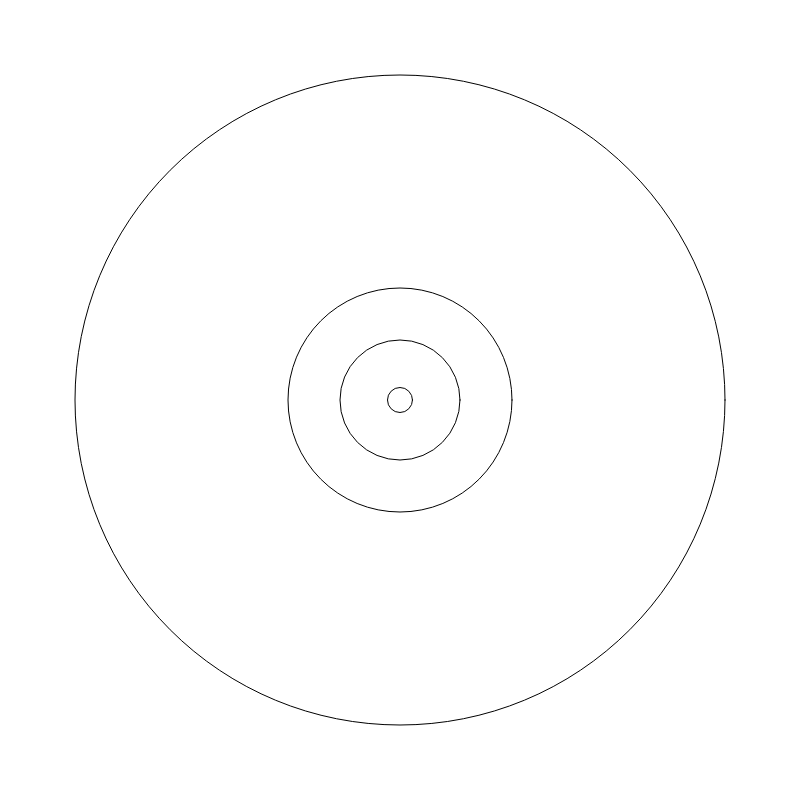
Frame 1 (no input)
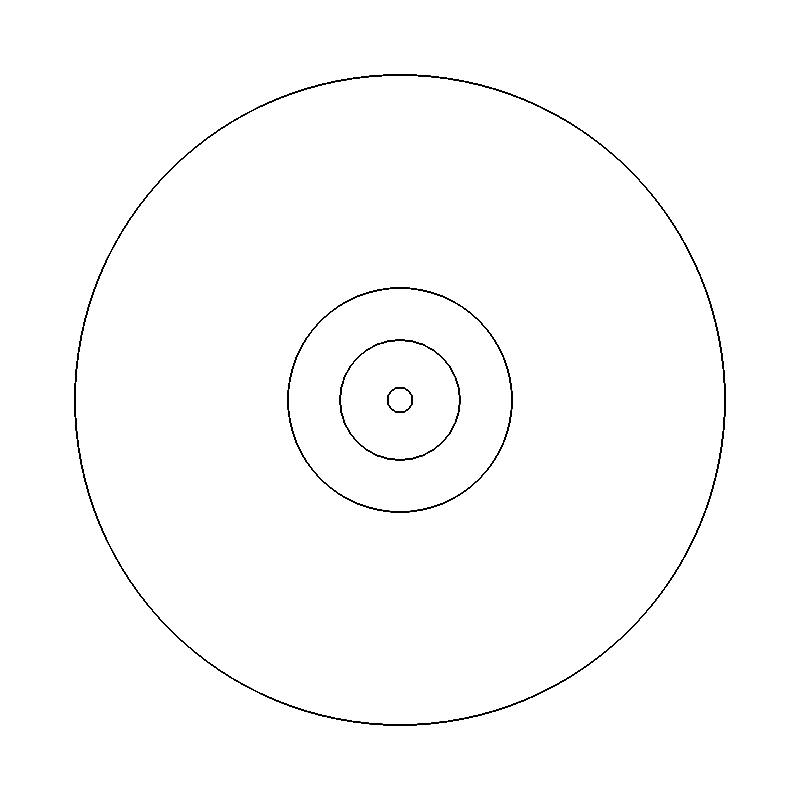
Frame 60 (no input)
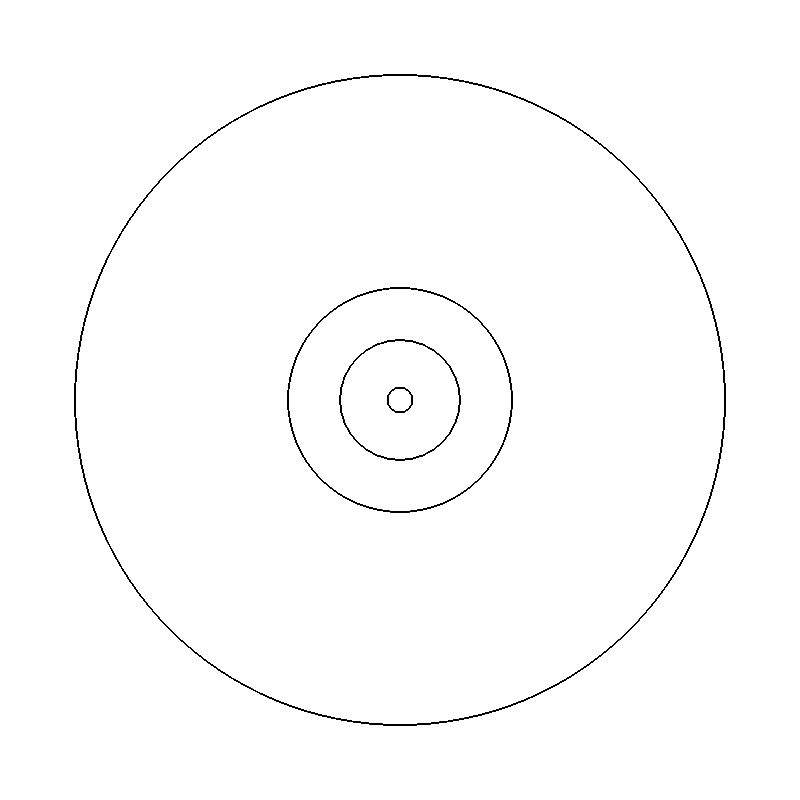
Frame 120 (the mouse pressed at the canvas centre since frame 60)

The p5.js sketch that drew these frames (run headless with seeded random() and noise() and a simulated clock; from frame 60 on, the mouse is pressed at the canvas centre):

// p5.js sketch
// ── sketch.js
/*
* Introduction à l'utilisation des arrays
*/
// un array se déclare à l'aide de []
var tailles = [];
var taille1=25,
 taille2=120,
 taille3=244,
 taille4=650;
function setup() {
   createCanvas(800, 800);
   // un array peut contenir plusieurs valeurs rassemblées dans une même variable
   tailles = [25, 120, 224, 650];
   // un array a une `longueur` qui correspond au nombre d'éléments qu'il contient
   noFill();
}

function draw() {
  // on fait référence à une valeur particulière en appelant son index
  // les index d'arrays en informatique commencent à 0
  ellipse(width/2, height/2, taille1,taille1);

  ellipse(width/2, height/2, tailles[1], tailles[1]);
  ellipse(width/2, height/2, tailles[2], tailles[2]);
  ellipse(width/2, height/2, tailles[3], tailles[3]);


}
